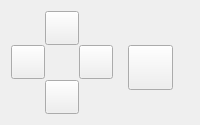
         <widget class="QWidget" name="grid_move_buttons" native="true">
          <property name="sizePolicy">
           <sizepolicy hsizetype="Fixed" vsizetype="Fixed">
            <horstretch>0</horstretch>
            <verstretch>0</verstretch>
           </sizepolicy>
          </property>
          <property name="minimumSize">
           <size>
            <width>200</width>
            <height>125</height>
           </size>
          </property>
          <property name="maximumSize">
           <size>
            <width>200</width>
            <height>125</height>
           </size>
          </property>
          <property name="baseSize">
           <size>
            <width>200</width>
            <height>125</height>
           </size>
          </property>
          <property name="styleSheet">
           <string notr="true">QWidget#grid_move_buttons{
  background: none;
}</string>
          </property>
          <layout class="QGridLayout" name="gridLayout">
           <property name="spacing">
            <number>0</number>
           </property>
           <item row="0" column="2">
            <widget class="QPushButton" name="up_button">
             <property name="minimumSize">
              <size>
               <width>34</width>
               <height>34</height>
              </size>
             </property>
             <property name="maximumSize">
              <size>
               <width>34</width>
               <height>34</height>
              </size>
             </property>
             <property name="focusPolicy">
              <enum>Qt::NoFocus</enum>
             </property>
             <property name="styleSheet">
              <string notr="true"/>
             </property>
             <property name="text">
              <string/>
             </property>
            </widget>
           </item>
           <item row="1" column="2">
            <widget class="QLabel" name="arrows_label">
             <property name="font">
              <font>
               <family>LAB Grotesk</family>
               <pointsize>-1</pointsize>
               <bold>false</bold>
              </font>
             </property>
             <property name="focusPolicy">
              <enum>Qt::NoFocus</enum>
             </property>
             <property name="styleSheet">
              <string notr="true">QLabel#arrows_label {
  background-image: url(:arrows.png);
  background-repeat: no-repeat;
  background-position: center;
}</string>
             </property>
             <property name="text">
              <string/>
             </property>
             <property name="alignment">
              <set>Qt::AlignCenter</set>
             </property>
            </widget>
           </item>
           <item row="2" column="2">
            <widget class="QPushButton" name="down_button">
             <property name="minimumSize">
              <size>
               <width>34</width>
               <height>34</height>
              </size>
             </property>
             <property name="maximumSize">
              <size>
               <width>34</width>
               <height>34</height>
              </size>
             </property>
             <property name="focusPolicy">
              <enum>Qt::NoFocus</enum>
             </property>
             <property name="styleSheet">
              <string notr="true"/>
             </property>
             <property name="text">
              <string/>
             </property>
            </widget>
           </item>
           <item row="1" column="4">
            <spacer name="spacer_action_left">
             <property name="focusPolicy">
              <enum>Qt::NoFocus</enum>
             </property>
             <property name="orientation">
              <enum>Qt::Horizontal</enum>
             </property>
             <property name="sizeHint" stdset="0">
              <size>
               <width>40</width>
               <height>20</height>
              </size>
             </property>
            </spacer>
           </item>
           <item row="1" column="3">
            <widget class="QPushButton" name="right_button">
             <property name="minimumSize">
              <size>
               <width>34</width>
               <height>34</height>
              </size>
             </property>
             <property name="maximumSize">
              <size>
               <width>34</width>
               <height>34</height>
              </size>
             </property>
             <property name="focusPolicy">
              <enum>Qt::NoFocus</enum>
             </property>
             <property name="styleSheet">
              <string notr="true"/>
             </property>
             <property name="text">
              <string/>
             </property>
            </widget>
           </item>
           <item row="1" column="0">
            <widget class="QPushButton" name="left_button">
             <property name="minimumSize">
              <size>
               <width>34</width>
               <height>34</height>
              </size>
             </property>
             <property name="maximumSize">
              <size>
               <width>34</width>
               <height>34</height>
              </size>
             </property>
             <property name="focusPolicy">
              <enum>Qt::NoFocus</enum>
             </property>
             <property name="styleSheet">
              <string notr="true"/>
             </property>
             <property name="text">
              <string/>
             </property>
            </widget>
           </item>
           <item row="1" column="5">
            <widget class="QPushButton" name="action_button">
             <property name="sizePolicy">
              <sizepolicy hsizetype="Fixed" vsizetype="Fixed">
               <horstretch>0</horstretch>
               <verstretch>0</verstretch>
              </sizepolicy>
             </property>
             <property name="minimumSize">
              <size>
               <width>45</width>
               <height>45</height>
              </size>
             </property>
             <property name="maximumSize">
              <size>
               <width>45</width>
               <height>45</height>
              </size>
             </property>
             <property name="focusPolicy">
              <enum>Qt::NoFocus</enum>
             </property>
             <property name="styleSheet">
              <string notr="true"/>
             </property>
             <property name="text">
              <string/>
             </property>
             <property name="iconSize">
              <size>
               <width>45</width>
               <height>45</height>
              </size>
             </property>
            </widget>
           </item>
           <item row="1" column="6">
            <spacer name="spacer_action_right">
             <property name="focusPolicy">
              <enum>Qt::NoFocus</enum>
             </property>
             <property name="orientation">
              <enum>Qt::Horizontal</enum>
             </property>
             <property name="sizeHint" stdset="0">
              <size>
               <width>40</width>
               <height>20</height>
              </size>
             </property>
            </spacer>
           </item>
          </layout>
         </widget>
